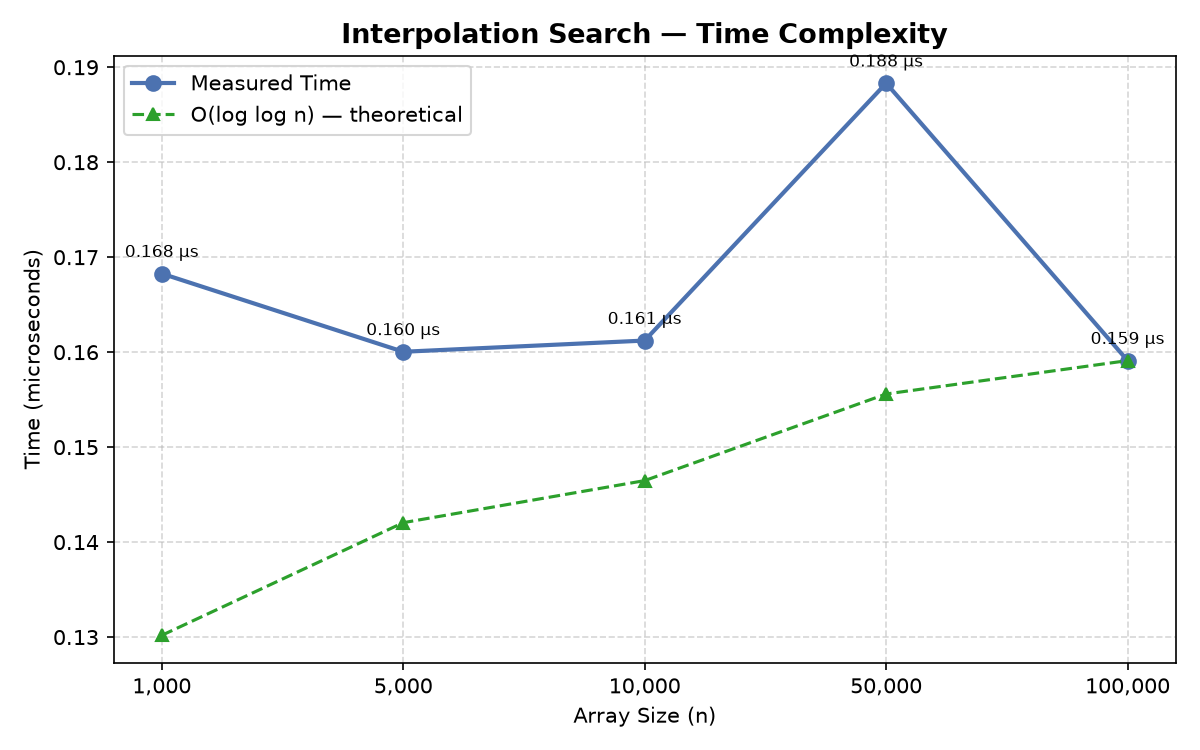

Recreate this plot in Python.
"""
Interpolation Search — Simple Time Complexity Chart
"""

import random
import time
import math
import matplotlib.pyplot as plt


def interpolation_search(arr, target):
    low, high = 0, len(arr) - 1
    while low <= high and target >= arr[low] and target <= arr[high]:
        if low == high:
            return low if arr[low] == target else -1
        if arr[high] == arr[low]:
            return low if arr[low] == target else -1
        pos = low + ((target - arr[low]) * (high - low)) // (arr[high] - arr[low])
        if arr[pos] == target:
            return pos
        if arr[pos] < target:
            low = pos + 1
        else:
            high = pos - 1
    return -1


def generate_uniform_sorted_array(size):
    start = random.randint(1, 1000)
    step = random.randint(1, 10)
    return [start + i * step for i in range(size)]


def measure_time(arr, target, runs=100):
    total = 0.0
    for _ in range(runs):
        t = time.perf_counter()
        interpolation_search(arr, target)
        total += time.perf_counter() - t
    return (total / runs) * 1e6  # microseconds


random.seed(42)

sizes = [1000, 5000, 10000, 50000, 100000]
times = []

for size in sizes:
    arr = generate_uniform_sorted_array(size)
    target = arr[size // 2]
    times.append(measure_time(arr, target))

labels = [f"{s:,}" for s in sizes]

# Theoretical O(log log n) — scaled to match measured range
theory = [math.log2(math.log2(n)) for n in sizes]
scale = times[-1] / theory[-1]
theory_scaled = [v * scale for v in theory]

# Plot
plt.figure(figsize=(8, 5))
plt.plot(labels, times, marker="o", color="#4C72B0", linewidth=2, markersize=7, label="Measured Time")
plt.plot(labels, theory_scaled, marker="^", linestyle="--", color="#2ca02c", linewidth=1.5, markersize=6, label="O(log log n) — theoretical")

for i, (lbl, t) in enumerate(zip(labels, times)):
    plt.annotate(f"{t:.3f} µs", (lbl, t), textcoords="offset points", xytext=(0, 8), ha="center", fontsize=8)

plt.title("Interpolation Search — Time Complexity", fontsize=13, fontweight="bold")
plt.xlabel("Array Size (n)")
plt.ylabel("Time (microseconds)")
plt.legend()
plt.grid(linestyle="--", alpha=0.5)
plt.tight_layout()
plt.savefig("experiment1_interpolation_complexity_chart.png", dpi=150)
print("Chart saved to experiment1_interpolation_complexity_chart.png")
plt.show()
